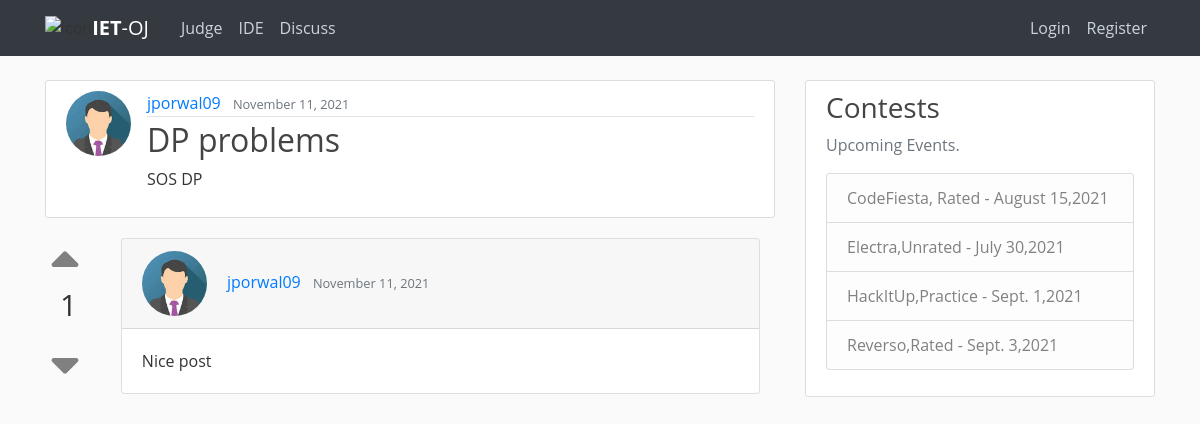
/discuss/post/2, run on an earlier commit of the app's database.
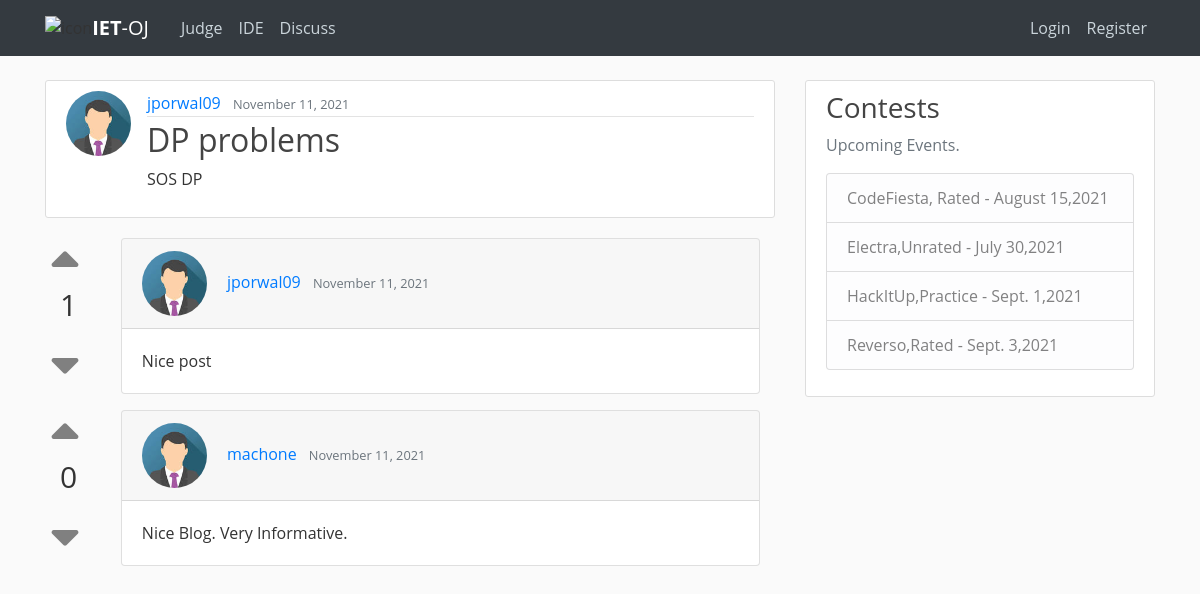
And on a later commit of the database.
### blog/models.py (models this page shows, shortened)
class Comment(models.Model):
    post = models.ForeignKey(Post,on_delete=models.CASCADE)
    usr = models.ForeignKey(User,on_delete=models.CASCADE)
    date_commented = models.DateTimeField(default=timezone.now)
    user_reaction = models.ManyToManyField(User,related_name='react')
    text = models.TextField()
    vote = models.IntegerField(default=0)

### users/models.py (models this page shows, shortened)
class Profile(models.Model):
    user = models.OneToOneField(User,on_delete=models.CASCADE)
    image = models.ImageField(default='default.jpg',upload_to='profile_pics')
    institution = models.CharField(max_length=100,default="IET")
    bio = models.TextField(default="...")
    rating=models.IntegerField(default=0)
    hrating=models.IntegerField(default=0)
    star=models.IntegerField(default=1)
    ac_solution=models.IntegerField(default=0)
    wa_solution=models.IntegerField(default=0)
    tle_solution=models.IntegerField(default=0)
    ce_solution=models.IntegerField(default=0)
    re_solution=models.IntegerField(default=0)

### blog/views.py (the view)
# urls.py: path('post/<int:pk>', PostDetailView.as_view(), name='post-detail'),
class PostDetailView(DetailView):
    model=Post

### blog/templates/blog/post_detail.html (shortened to what this page needs)
{% extends "blog/base.html" %}
{% block content %}
<link href="/static/froala_editor/css/froala_style.min.css" type="text/css" media="all" rel="stylesheet">
    <article class="media content-section">
        <img class="rounded-circle article-img" src="{{ object.author.profile.image.url }}">
        <div class="media-body">
          <div class="article-metadata">
            <a class="mr-2" href="{% url 'user-posts' object.author.username %}">{{ object.author }}</a>
            <small class="text-muted">{{ object.date_posted|date:"F d, Y"}}</small>
          </div>
          <h2 class="article-title" >{{ object.title }}</h2>
          <div  class="fr-view">
          {{ object.content | safe }}
          </div>
          </div>
          </article>
<div class="mydiv">
{% for comment in object.comment_set.all %}
<div class="container mb-3 " >
  <div class="row">
    <div class="col-1">
          {% if user.is_authenticated %}
          {% if request.user not in comment.user_reaction.all %}
          <form id="upvote_form{{comment.id}}">
          <button style="background:transparent;border: none !important;text-decoration:none;border:0;outline:none;margin-top:1.5rem" type="submit" ><i style=" cursor: pointer; color:gray;transform:scale(3);" class="fa fa-sort-up" aria-hidden="true"></i></button>
          {% comment %} <button type="submit"><i style=" cursor: pointer; color:gray;transform:scale(3);margin-top:1.5rem" class="fa fa-sort-up" aria-hidden="true"></i></button> {% endcomment %}
          </form>
         <p style="font-size:2.5vw;" >{{ comment.vote }}</p>
          <form id="downvotevote_form{{comment.id}}">
          <button  type="submit" style="background:transparent;border: none !important;text-decoration:none;border:0;outline:none;"><i style="cursor: pointer; color:gray;transform:scale(3);" class="fa fa-sort-down" aria-hidden="true"></i></button>
          {% comment %} <button type="submit" ><i style=" cursor: pointer; color:gray;transform:scale(3);" class="fa fa-sort-down" aria-hidden="true"></i></button> {% endcomment %}
          </form>
          <script>
  $(document).on('submit','#upvote_form{{comment.id}}',function(e){
  e.preventDefault();
  $.ajax({
      type:'post',
      url:'upvote/',
      data:{
          comment_id:{{comment.id}}
      },
      success:function()
      {
          location.reload();
      }
  });
});
$(document).on('submit','#downvotevote_form{{comment.id}}',function(e){
  e.preventDefault();
  $.ajax({
      type:'post',
      url:'downvote/',
      data:{
          comment_id:{{comment.id}}
      },
      success:function()
      {
          location.reload();
      }
  });
});
          </script>
          <br>
          {% else %}
          <i style="transform:scale(1.3);margin-top:1.5rem;color:green;" class=" ml-1 fas fa-check"></i>
            {% comment %} <i style="transform:scale(1.3);margin-top:1.5rem;color:green" class=" ml-1 material-icons">check</i> {% endcomment %}
           <small>voted</small>
           <p style="font-size:2.5vw;">{{ comment.vote }}</p>
          {% endif %}
          {%else%}
        <a data-toggle="modal" data-target="#exampleModalCenter"><i style=" cursor: pointer; color:gray;transform:scale(3);margin-top:1.5rem" class="fa fa-sort-up" aria-hidden="true"></i></a>
          <br>
          <p style="font-size:2.5vw;">{{ comment.vote }}</p>
          <a data-toggle="modal" data-target="#exampleModalCenter"><i style=" cursor: pointer; color:gray;transform:scale(3);" class="fa fa-sort-down" aria-hidden="true"></i></a>
          <br>
          {% endif %}
    </div>
    <div class="col-11">
      <div class="card">
  <div class="card-header">
     <img class="rounded-circle article-img" src="{{ comment.usr.profile.image.url }}">
     <a class="mr-2" href="{% url 'user-posts' comment.usr.username %}">{{ comment.usr }}</a>
     <small class="text-muted">{{ comment.date_commented|date:"F d, Y"}}</small>
  </div>
  <div class="card-body">
    <p class=" card-text article-content">{{ comment.text }}</p>
  </div>
</div>
    </div>
  </div>
</div>
      {% endfor%}
</div>
{% endblock content %}

What changed in the data, as far as the page shows it:
added Comment: vote "0", usr.profile.image (placeholder picture), usr "machone", date_commented "November 11, 2021", text "Nice Blog. Very Informative."
